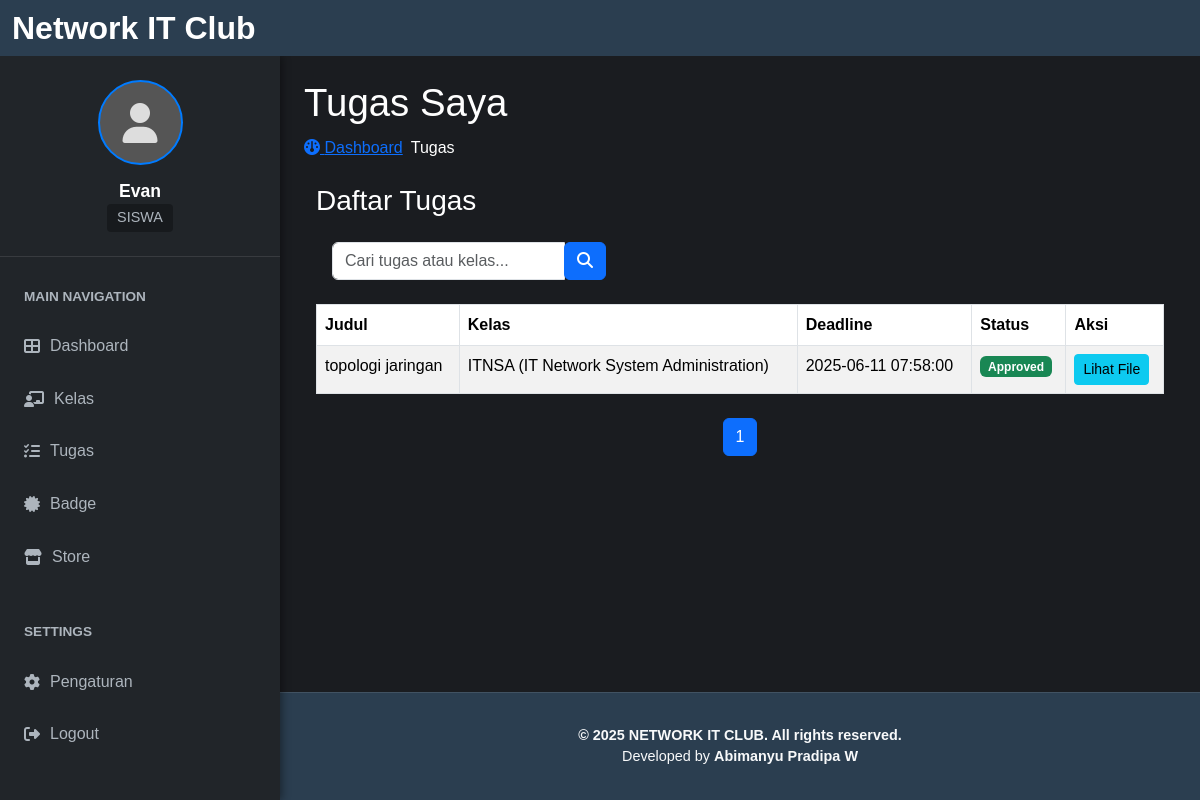
Page /dashboard/tugas_siswa/index.php (signed in) on the committed database.
### tables this page shows
CREATE TABLE `assignments` (
  `id` int(11) NOT NULL,
  `title` varchar(255) NOT NULL,
  `description` text DEFAULT NULL,
  `kelas_id` int(11) DEFAULT NULL,
  `deadline` datetime DEFAULT NULL,
  `created_by` int(11) DEFAULT NULL,
  `created_at` timestamp NOT NULL DEFAULT current_timestamp()
);

CREATE TABLE `classes` (
  `id` int(11) NOT NULL,
  `name` varchar(100) NOT NULL,
  `description` text DEFAULT NULL,
  `image_url` varchar(255) DEFAULT NULL,
  `created_by` int(11) DEFAULT NULL,
  `created_at` timestamp NOT NULL DEFAULT current_timestamp()
);

CREATE TABLE `assignment_submissions` (
  `id` int(11) NOT NULL,
  `assignment_id` int(11) NOT NULL,
  `user_id` int(11) NOT NULL,
  `file_path` varchar(255) DEFAULT NULL,
  `submitted_at` timestamp NOT NULL DEFAULT current_timestamp(),
  `status` enum('pending','approved','rejected') DEFAULT 'pending',
  `reviewed_by` int(11) DEFAULT NULL,
  `reviewed_at` datetime DEFAULT NULL
);

### dashboard/tugas_siswa/index.php (the view, shortened to what this page needs)
<?php
require_once '../../includes/inc_koneksi.php';
require_once '../dashboard_header.php';
$user_id = $_SESSION['user_id'];
$page_title = "Tugas Saya";
$search_query = isset($_GET['search']) ? mysqli_real_escape_string($koneksi, $_GET['search']) : '';
$current_page = isset($_GET['page']) && is_numeric($_GET['page']) ? intval($_GET['page']) : 1;
$limit = 10;
$offset = ($current_page - 1) * $limit;
$count_query = "
SELECT COUNT(*) as total
FROM assignments a
LEFT JOIN classes c ON a.kelas_id = c.id
LEFT JOIN assignment_submissions s ON a.id = s.assignment_id AND s.user_id = $user_id
WHERE a.title LIKE '%$search_query%' OR c.name LIKE '%$search_query%'
";
$total_data = mysqli_fetch_assoc(mysqli_query($koneksi, $count_query))['total'];
$total_pages = ceil($total_data / $limit);
$query = "
SELECT a.id, a.title, a.deadline, a.description, c.name AS kelas,
       s.status, s.file_path
FROM assignments a
LEFT JOIN classes c ON a.kelas_id = c.id
LEFT JOIN assignment_submissions s ON a.id = s.assignment_id AND s.user_id = $user_id
WHERE a.title LIKE '%$search_query%' OR c.name LIKE '%$search_query%'
ORDER BY a.deadline ASC
LIMIT $limit OFFSET $offset
";
$result = mysqli_query($koneksi, $query);
?>
<div class="content-wrapper mb-5" style="min-width: 100%;">
  <section class="content-header">
    <h1><?= $page_title ?></h1>
    <ol class="breadcrumb gap-2">
      <li><a href="../../index.php"><i class="fa fa-dashboard"></i> Dashboard</a></li>
      <li class="active">Tugas</li>
    </ol>
  </section>
  <div class="container mt-4">
    <div class="box-header with-border">
      <h3 class="box-title">Daftar Tugas</h3>
      <div class="box-tools pull-right d-flex align-items-center">
        <form action="" method="GET" class="search-form me-3 m-3 h-100">
          <div class="input-group">
            <input type="text" name="search" class="form-control" placeholder="Cari tugas atau kelas..." value="<?= htmlspecialchars($search_query) ?>">
            <div class="input-group-btn">
              <button type="submit" class="btn btn-primary"><i class="fa fa-search"></i></button>
            </div>
          </div>
        </form>
      </div>
    </div>
    <table class="table table-bordered table-striped mt-2">
      <thead>
        <tr>
          <th>Judul</th>
          <th>Kelas</th>
          <th>Deadline</th>
          <th>Status</th>
          <th>Aksi</th>
        </tr>
      </thead>
      <tbody>
        <?php if (mysqli_num_rows($result) > 0): ?>
          <?php while ($row = mysqli_fetch_assoc($result)): ?>
            <tr>
              <td><?= htmlspecialchars($row['title']) ?></td>
              <td><?= htmlspecialchars($row['kelas'] ?? '-') ?></td>
              <td><?= htmlspecialchars($row['deadline']) ?></td>
              <td>
                <?php
                $status = $row['status'] ?? 'belum';
                $badge = match ($status) {
                  'pending' => 'warning',
                  'approved' => 'success',
                  'rejected' => 'danger',
                  default => 'secondary'
                };
                ?>
                <span class="badge bg-<?= $badge ?>"><?= ucfirst($status) ?></span>
              </td>
              <td>
                <?php if (!$row['status']): ?>
                  <a href="submit.php?id=<?= $row['id'] ?>" class="btn btn-sm btn-primary">Kumpulkan</a>
                <?php elseif ($row['file_path']): ?>
                  <a href="../../uploads/<?= $row['file_path'] ?>" target="_blank" class="btn btn-sm btn-info">Lihat File</a>
                <?php else: ?>
                  <span class="text-muted">-</span>
                <?php endif; ?>
              </td>
            </tr>
          <?php endwhile; ?>
        <?php else: ?>
          <tr><td colspan="5" class="text-center">Tidak ada tugas ditemukan.</td></tr>
        <?php endif; ?>
      </tbody>
    </table>
    <nav aria-label="Page navigation">
      <ul class="pagination justify-content-center mt-4">
        <?php for ($i = 1; $i <= $total_pages; $i++): ?>
          <li class="page-item <?= $i == $current_page ? 'active' : '' ?>">
            <a class="page-link" href="?page=<?= $i ?>&search=<?= urlencode($search_query) ?>"><?= $i ?></a>
          </li>
        <?php endfor; ?>
      </ul>
    </nav>
  </div>
</div>
<?php require_once '../dashboard_footer.php'; ?>

### css/dashboard.css (style rules this page uses)
:root { --sidebar-width: 280px; --navbar-height: 56px; --footer-height: 60px; --header-bg: #2b3e50; --sidebar-bg: #212529; --main-content-bg: #1a1c20; --text-color: #ffffff; --accent-color: #007bff; --muted-text: #adb5bd; --navbar-brand-desktop-size: 2rem; --navbar-brand-tablet-size: 1.5rem; --navbar-brand-mobile-size: 1.25rem; --profile-name-desktop-size: 1.1rem; --profile-name-tablet-size: 1rem; --profile-name-mobile-size: 0.9rem; --profile-role-desktop-size: 0.9rem; --profile-role-tablet-size: 0.8rem; --profile-role-mobile-size: 0.7rem; --sidebar-heading-desktop-size: 0.85rem; --sidebar-heading-tablet-size: 0.75rem; --sidebar-heading-mobile-size: 0.65rem; --list-item-desktop-size: 1rem; --list-item-tablet-size: 0.9rem; --list-item-mobile-size: 0.8rem; --card-icon-desktop-size: 5rem; --card-icon-mobile-size: 4.5rem; }
body { background-color: var(--main-content-bg); color: var(--text-color); font-family: "Segoe UI", Tahoma, Geneva, Verdana, sans-serif; margin: 0; min-height: 100vh; display: flex; flex-direction: column; }

### dashboard/css/class.css (style rules this page uses)
:root { --blue: #2a33bf; --white: #ffffff; --black: #000000; --bg: #121212; }
body { background-color: var(--bg); color: var(--white); font-family: Arial, sans-serif; text-decoration: none; }

### dashboard/css/material.css (style rules this page uses)
h1 { font-size: 2.4rem; margin-bottom: 10px; color: #fefefe; }

### rows in the picture
assignments: title "topologi jaringan", kelas.name "ITNSA (IT Network System Administration)", deadline "2025-06-11 07:58:00", assignment_submissions.status "Approved"

### other values in the picture
$logged_in_username "Evan"
$logged_in_role "SISWA"
$text "Dashboard"
$text "Kelas"
$text "Tugas"
$text "Badge"
$text "Store"
$page_title "Tugas Saya"
